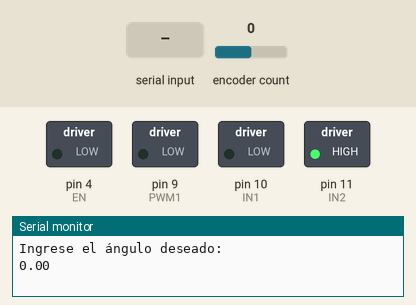
Recording of a sketch running on a simulated Arduino Uno, built with avr-gcc and run on an emulated ATmega328P. On the bench: switched loads named in the sketch (green lamp = pin HIGH), the last lines printed to the serial monitor. The inputs (shaded band) are chosen by the test bench; at power-on: encoder count 0.

Above: at 1.2 s.
1.3 s: encoder count set to 1
At 2.5 s:
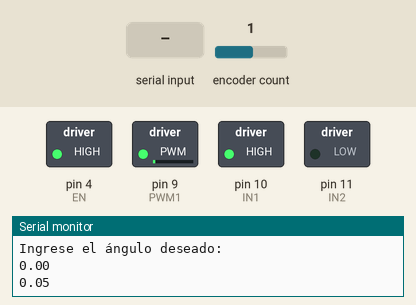
2.8 s: "90,45\n" received over Serial
At 3.4 s:
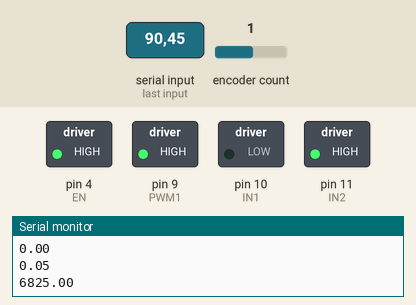
4.3 s: "30,150\n" received over Serial
At 4.6 s:
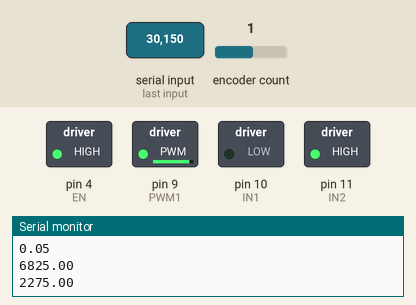
5.8 s: "1\n" received over Serial
At 6.9 s:
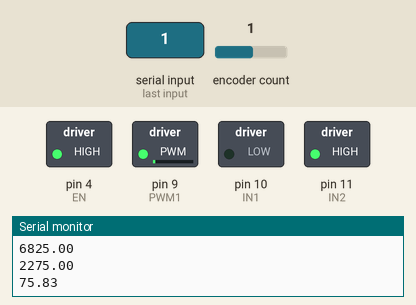
7.3 s: encoder count set to 5
At 8.5 s:
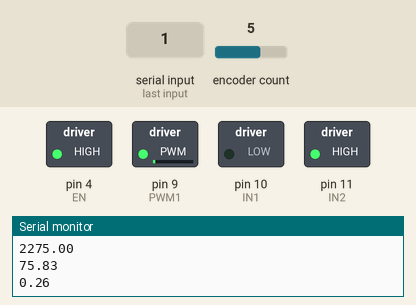
8.8 s: "90\n" received over Serial
At 9.2 s:
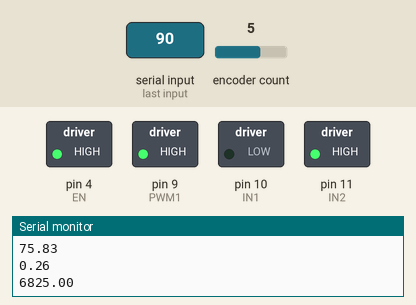
Timing chart, 0 to 11.3 s (numbered marks = the images above; inputs shaded):
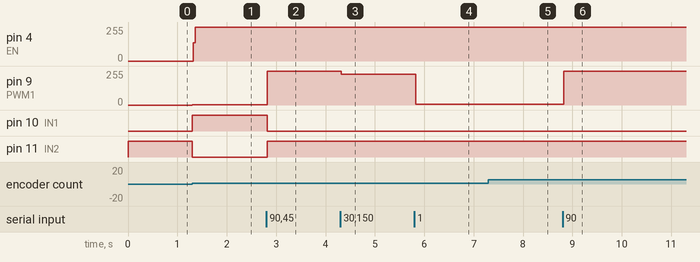

The sketch:

ControlPIDO1.ino
```cpp
#include <Encoder.h>

int IN1  = 10;
int IN2  = 11;
int PWM1 = 9;

int EN= 4;
int forWARDS  = 1;
int backWARDS = 0;
const byte    encA     =  2;                  // Signal for channel A
const byte    encB     =  3;
double cmd;
String cm = "";
//kp=9.0123585312173
//kd=3.87462795414925
double Setpoint, Input, Output;
const float pi = 3.14;
//double kp=7.039759626, ki=0, kd=1.068451969;
//double kp=6.8916108747095, ki=0.114454931035736, kd=4.59502748219678;
double kp=7.99, ki=0.0, kd=0.3397;
//float Ts=466e-6;
long prevT = 0;
float outmax=20000.0;
float outmin=-20000.0;
float pwmmax=255;
float pwmmin=0.0;
float retro=0.0;
float error=0.0;
float error_ant=0.0;
float Integral=0.0;
float Derivada=0.0;
float u=0.0;
float uf=0.0;
float ui=0.0;
float resolucion=27300;

Encoder myEnc(encA,encB);
void setup() {
  digitalWrite(IN1, LOW);
  digitalWrite(IN2, LOW);
  analogWrite(PWM1, LOW);
  analogWrite(EN, LOW);
  pinMode(EN,OUTPUT);
  pinMode(IN1, OUTPUT);
  pinMode(IN2, OUTPUT);
  pinMode(PWM1, OUTPUT);


  Setpoint = 0.0;//13650/4;
  // put your setup code here, to run once:
Serial.begin(9600);
Serial.println("Ingrese el ángulo deseado: ");
}
long oldPosition  = -999;
void loop() {
  // put your main code here, to run repeatedly:
  input_data();
  long newPosition = myEnc.read();
  if (newPosition != oldPosition) {
    oldPosition = newPosition;
    Serial.println((newPosition*360.0)/resolucion);

  }
  Input=newPosition;
  error= Setpoint-newPosition;
  long currT = micros();

  float Ts = ((float)(currT-prevT))/1.0e6;
    prevT = currT;
  Integral= Integral+Ts*error;
if(Integral>outmax) Integral=outmax;
else if( Integral<outmin) Integral=outmin;
Derivada= (error-error_ant)/Ts;
u=kp*error+ki*Integral+kd*Derivada;

if(u>outmax)u=outmax;
else if(u<outmin)u=outmin;

error_ant=error;
//uf=((u-outmin)*((pwmmax-pwmmin)/(outmax-outmin)))+pwmmin;
uf=map(u,outmin,outmax,-255,pwmmax);
//Serial.println(uf);
//ui=(int)(uf+0.5);
//Serial.println("U");
//Serial.println(ui);
RunMotor(uf);
}

void RunMotor(double Usignal){

  if (Setpoint-Input==0){
    shaftrev(IN1,IN2,PWM1,backWARDS, 0);
    digitalWrite(EN, LOW);
    //Serial.println("cero");
  }else if(Usignal>=0){

    if(Usignal<200 && error >= 140){
   Usignal=210;
    }
    else if(error<5){
        digitalWrite(EN, LOW);
        }
    shaftrev(IN1,IN2,PWM1,backWARDS, Usignal);
    //Serial.println("positivo");

    //Serial.println(Usignal);
  }else{
    if(Usignal>-200 && error <= -140){
      Usignal=-210;
      }

      shaftrev(IN1,IN2,PWM1,forWARDS, -1*Usignal);
      //Serial.println("negativo");
      //Serial.println(-1*Usignal);
  }
}

// Function that set DC_driver to move the motor
void shaftrev(int in1, int in2, int PWM, int sentido,int Wpulse){
  if(sentido == 0){ //backWARDS
    digitalWrite(in2, HIGH);
    digitalWrite(in1, LOW);
    analogWrite(PWM,Wpulse);
    digitalWrite(EN, HIGH);

    }
  if(sentido == 1){ //forWARDS
    digitalWrite(in2, LOW);
    digitalWrite(in1, HIGH);
    analogWrite(PWM,Wpulse);
    digitalWrite(EN, HIGH);
    }
}


void input_data(void){
  /*if (Serial.available() > 0){           // Check if you have received any data through the serial terminal.

      cmd = 0;                            // clean CMD
      cmd = Serial.read();                // "cmd" keep the recived byte

      if (cmd > 31){
        if (cmd == '0') { Setpoint = 0.0;  }  // Ir a Inicio.
        if (cmd == '1') { Setpoint = 13650.0;  }
        if (cmd == '2') { Setpoint = 6825.0;  }  //
        if (cmd == '3') { Setpoint = 3413.0; }  //
        if (cmd == '4') { Setpoint = 2275.0; }
      }
     }
     }*/
 if (Serial.available() > 0) {
    //Delay para favorecer la lectura de caracteres
    delay(20);
    String cm = "";
     while (Serial.available() > 0) {
      cm += (char)Serial.read();

  }
  //Serial.println(cm);
     cmd=cm.toFloat();
     Setpoint=(cmd*resolucion)/360;
     Serial.println(Setpoint);
 }
}
```

Measured:
- after the input at 1.3 s, pin 4 (EN): 0/255 → 255/255 at once; pin 9 (PWM1): 0/255 → 1/255 at once; pin 10 (IN1): LOW → HIGH at once; pin 11 (IN2): HIGH → LOW at once
- after the input at 2.8 s, pin 9 (PWM1): 1/255 → 255/255 at once; pin 10 (IN1): HIGH → LOW at once; pin 11 (IN2): LOW → HIGH at once
- after the input at 4.3 s, pin 9 (PWM1): 255/255 → 231/255 at once
- after the input at 5.8 s, pin 9 (PWM1): 231/255 → 7/255 at once
- after the input at 7.3 s, pin 9 (PWM1): 7/255 → 5/255 at once
- after the input at 8.8 s, pin 9 (PWM1): 5/255 → 255/255 at once
